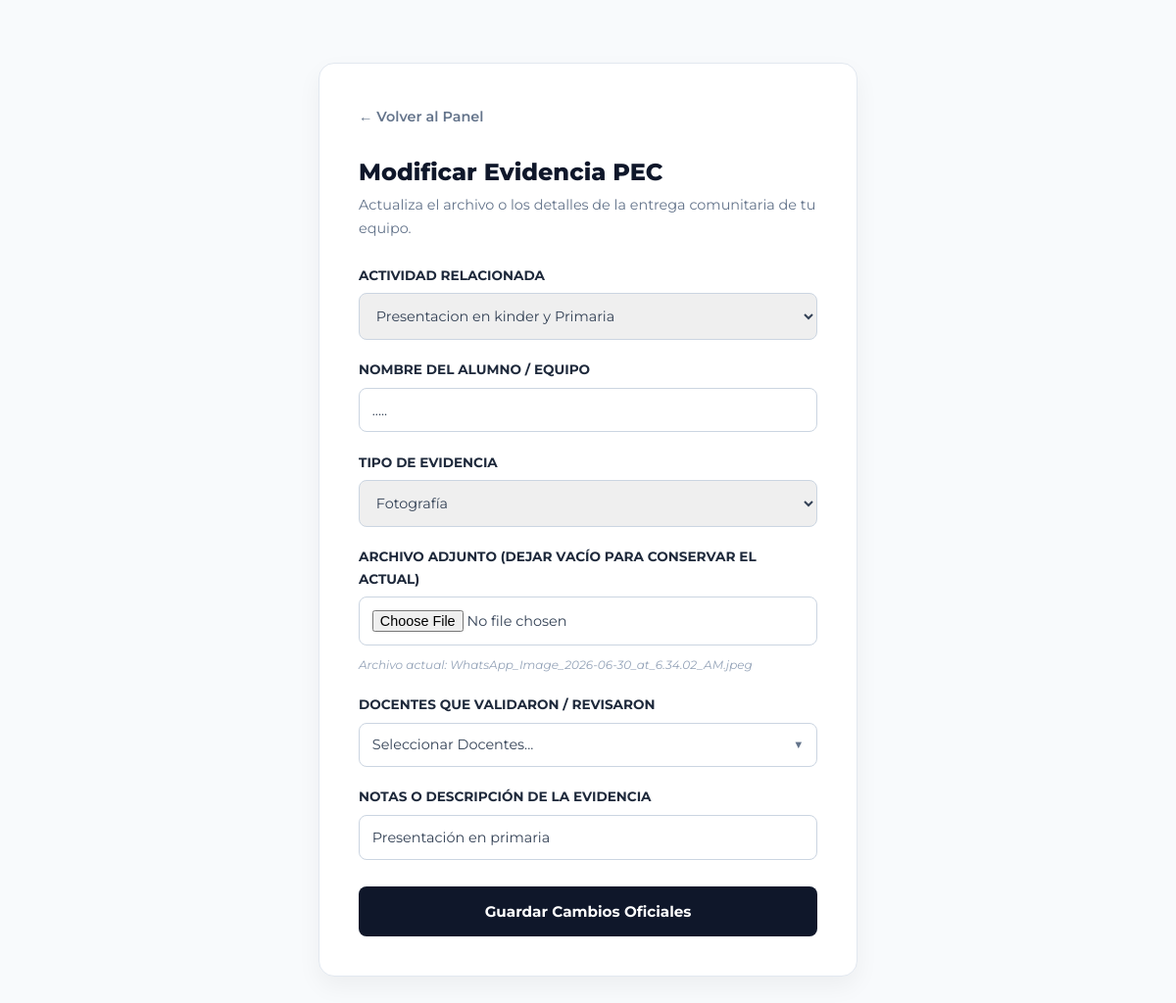
/evidencias/editar/3 (signed in), run on the app's committed database.
### tables this page shows
CREATE TABLE evidencia (
        id_evidencia INTEGER PRIMARY KEY AUTOINCREMENT,
        id_actividad INTEGER NOT NULL,
        alumno_nombre TEXT NOT NULL,
        tipo_evidencia TEXT NOT NULL,
        url_archivo TEXT NOT NULL,
        descripcion_evidencia TEXT,
        FOREIGN KEY (id_actividad) REFERENCES actividad(id_actividad)
    );

CREATE TABLE actividad (
        id_actividad INTEGER PRIMARY KEY AUTOINCREMENT,
        nombre_actividad TEXT NOT NULL,
        descripcion TEXT,
        fecha_programada TEXT NOT NULL,
        parcial TEXT NOT NULL,
        id_responsable INTEGER,
        id_sede INTEGER,
        estatus TEXT DEFAULT 'No empezado',
        FOREIGN KEY (id_sede) REFERENCES sede(id_sede),
        FOREIGN KEY (id_responsable) REFERENCES responsable(id_responsable)
    );

### app.py (the view, shortened to what this page needs)
@app.route("/evidencias/editar/<int:id>", methods=["GET", "POST"])
def editar_evidencia(id):
    if session.get('rol') not in ['admin', 'alumno']: return redirect(url_for('dashboard'))
    conn = get_db_connection()
    evidencia = conn.execute("SELECT * FROM evidencia WHERE id_evidencia=?", (id,)).fetchone()
    actividades = conn.execute("SELECT * FROM actividad").fetchall()
    conn.close()
    return render_template("editar_evidencia.html", evidencia=evidencia, actividades=actividades)

### app.py (called while the page is built)
def get_db_connection():
    conn = sqlite3.connect(DATABASE)
    conn.row_factory = sqlite3.Row
    return conn

### templates/editar_evidencia.html (shortened to what this page needs)
<!DOCTYPE html>
<html lang="es">
<head>
    <link rel="stylesheet" href="{{ url_for('static', filename='css/estilos.css') }}">
</head>
<body>
    <main class="seccion-editar">
        <div class="caja-editar">
            <a href="{{ url_for('dashboard') }}" style="font-family: 'Montserrat', sans-serif; color: #64748b; text-decoration: none; font-weight: 600; font-size: 0.9rem;">← Volver al Panel</a>
            <h2 style="font-family: 'Montserrat', sans-serif; font-weight: 800; color: #0f172a; margin-top: 1.5rem;">Modificar Evidencia PEC</h2>
            <p style="font-family: 'Montserrat', sans-serif; color: #64748b; font-size: 0.9rem;">Actualiza el archivo o los detalles de la entrega comunitaria de tu equipo.</p>
            <form action="/evidencias/editar/{{ evidencia.id_evidencia }}" method="POST" enctype="multipart/form-data" class="formulario-editar">
                <div class="campo-grupo">
                    <label>Actividad Relacionada</label>
                    <select name="id_actividad" required>
                        {% for a in actividades %}
                            <option value="{{ a.id_actividad }}" {% if a.id_actividad == evidencia.id_actividad %}selected{% endif %}>{{ a.nombre_actividad }}</option>
                        {% endfor %}
                    </select>
                </div>
                <div class="campo-grupo">
                    <label>Nombre del Alumno / Equipo</label>
                    <input type="text" name="alumno_nombre" value="{{ evidencia.alumno_nombre }}" required>
                </div>
                <div class="campo-grupo">
                    <label>Tipo de Evidencia</label>
                    <select name="tipo_evidencia" required>
                        <option value="Fotografía" {% if evidencia.tipo_evidencia == 'Fotografía' %}selected{% endif %}>Fotografía</option>
                    </select>
                </div>
                <div class="campo-grupo">
                    <label>Archivo Adjunto (Dejar vacío para conservar el actual)</label>
                    <input type="file" name="archivo_evidencia">
                    <span style="font-size: 0.75rem; color: #94a3b8; font-style: italic; margin-top: 0.2rem;">Archivo actual: {{ evidencia.url_archivo }}</span>
                </div>
                <div class="campo-grupo">
                    <label>Docentes que Validaron / Revisaron</label>
                    <div class="combo-multiple">
                        <button type="button" class="select-simulado" id="btnSelectDocentes">Seleccionar Docentes...</button>
                    </div>
                </div>
                <div class="campo-grupo">
                    <label>Notas o Descripción de la Evidencia</label>
                    <input type="text" name="descripcion_evidencia" value="{{ evidencia.descripcion_evidencia }}">
                </div>
                <button type="submit" class="btn-actualizar">Guardar Cambios Oficiales</button>
            </form>
        </div>
    </main>
</body>
</html>

### static/css/estilos.css (style rules this page uses)
:root { --azul-primario: #1e40af; --azul-vibrante: #3b82f6; --azul-fondo: #f8fafc; --blanco: #ffffff; --texto: #0f172a; --texto-light: #64748b; --transicion: all 0.3s cubic-bezier(0.4, 0, 0.2, 1); }
* { margin: 0; padding: 0; box-sizing: border-box; }
html { scroll-behavior: smooth; }
body { font-family: 'Montserrat', sans-serif; color: var(--texto); background-color: var(--blanco); line-height: 1.7; }

### templates/editar_evidencia.html (style rules this page uses)
.seccion-editar { padding: 4rem 0; background-color: #f8fafc; min-height: 80vh; display: flex; align-items: center; justify-content: center; }
.caja-editar { background: #ffffff; padding: 2.5rem; border-radius: 16px; box-shadow: 0 10px 25px rgba(0,0,0,0.05); width: 100%; max-width: 550px; border: 1px solid #e2e8f0; }
.formulario-editar { display: flex; flex-direction: column; gap: 1.2rem; margin-top: 1.5rem; }
.campo-grupo { display: flex; flex-direction: column; gap: 0.4rem; position: relative; }
.campo-grupo label { font-family: 'Montserrat', sans-serif; font-weight: 700; font-size: 0.85rem; color: #1e293b; text-transform: uppercase; }
.campo-grupo input, .campo-grupo select { padding: 0.8rem; border: 1px solid #cbd5e1; border-radius: 8px; font-family: 'Montserrat', sans-serif; font-size: 0.9rem; color: #334155; }
.btn-actualizar { background: #0f172a; color: #ffffff; border: none; padding: 1rem; border-radius: 8px; font-family: 'Montserrat', sans-serif; font-weight: 700; cursor: pointer; font-size: 0.95rem; margin-top: 0.5rem; }
.combo-multiple { position: relative; width: 100%; }
.select-simulado { padding: 0.8rem; border: 1px solid #cbd5e1; border-radius: 8px; font-family: 'Montserrat', sans-serif; font-size: 0.9rem; color: #334155; background-color: #fff; text-align: left; cursor: pointer; display: flex; justify-content: space-between; align-items: center; width: 100%; }
.select-simulado::after { content: '▼'; font-size: 0.7rem; color: #64748b; }

### data on the page
evidencia: id_actividad "Presentacion en kinder y Primaria", alumno_nombre ".....", tipo_evidencia "Fotografía", url_archivo "WhatsApp_Image_2026-06-30_at_6.34.02_AM.jpeg", descripcion_evidencia "Presentación en primaria"
